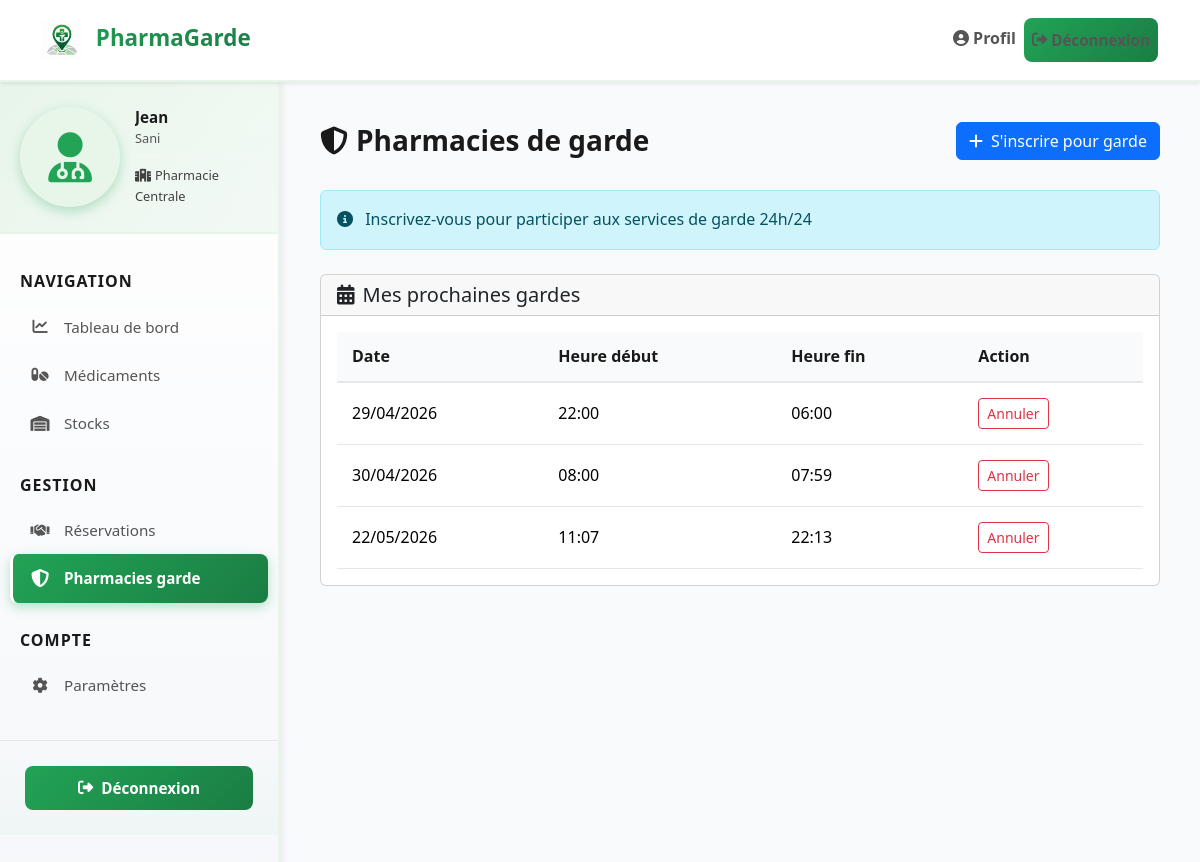
The page /frontend/users/pharmacien/garde.php (signed in) on the database its author committed.
### tables this page shows
CREATE TABLE IF NOT EXISTS `pharmacies` (
  `id` int NOT NULL AUTO_INCREMENT,
  `nom` varchar(150) NOT NULL,
  `adresse` text NOT NULL,
  `telephone` varchar(20) DEFAULT NULL,
  `email` varchar(150) DEFAULT NULL,
  `horaire_ouverture` time DEFAULT NULL,
  `horaire_fermeture` time DEFAULT NULL,
  `pharmacien_id` int DEFAULT NULL,
  `date_inscription` datetime DEFAULT CURRENT_TIMESTAMP,
  `ville` varchar(100) DEFAULT NULL,
  `ifu` varchar(20) DEFAULT NULL,
  PRIMARY KEY (`id`),
  KEY `pharmacien_id` (`pharmacien_id`),
  KEY `nom` (`nom`)
);

CREATE TABLE IF NOT EXISTS `gardes` (
  `id` int NOT NULL AUTO_INCREMENT,
  `pharmacie_id` int NOT NULL,
  `date_garde` date NOT NULL,
  `heure_debut` time DEFAULT NULL,
  `heure_fin` time DEFAULT NULL,
  PRIMARY KEY (`id`),
  UNIQUE KEY `pharmacie_id` (`pharmacie_id`,`date_garde`),
  KEY `date_garde` (`date_garde`)
);

### frontend/includes/session.php (called while the page is built, shortened)
<?php
function isLoggedIn() {
    return isset($_SESSION['user_id']);
}
function getCurrentUser() {
    return [
        'id' => $_SESSION['user_id'],
        'email' => $_SESSION['user_email'],
        'nom' => $_SESSION['user_nom'] ?? '',
        'prenom' => $_SESSION['user_prenom'] ?? '',
        'role' => $_SESSION['user_role']
    ];
}
?>

### frontend/users/pharmacien/garde.php (the view, shortened to what this page needs)
<?php
require_once __DIR__ . '/../../includes/session.php';
$db = Database::getInstance()->getConnection();
$user_id = $_SESSION['user_id'];
$stmt = $db->prepare('SELECT id FROM pharmacies WHERE pharmacien_id = ?');
$stmt->execute([$user_id]);
$pharmacie = $stmt->fetch();
$pharmacie_id = $pharmacie['id'] ?? null;
?>
<!DOCTYPE html>
<html lang="fr">
<head>
  <link href="https://cdn.jsdelivr.net/npm/bootstrap@5.3.2/dist/css/bootstrap.min.css" rel="stylesheet" />
  <link rel="stylesheet" href="https://cdnjs.cloudflare.com/ajax/libs/font-awesome/6.4.0/css/all.min.css" />
  <link rel="stylesheet" href="./css/variables.css" />
  <link rel="stylesheet" href="css/dashboard-styles.css" />
</head>
<body>
  <?php include __DIR__ . '/../../includes/nav-pharmacien.php'; ?>
      <div class="dashboard-header">
        <h1 class="page-title">
          <i class="fas fa-shield-alt me-2"></i>Pharmacies de garde
        </h1>
        <button class="btn btn-primary" data-bs-toggle="modal" data-bs-target="#registerGuardModal">
          <i class="fas fa-plus me-2"></i>S'inscrire pour garde
        </button>
      </div>
      <div class="alert alert-info mt-4">
        <i class="fas fa-info-circle me-2"></i>
        Inscrivez-vous pour participer aux services de garde 24h/24
      </div>
      <div class="row mt-4">
        <div class="col-12">
          <div class="card">
            <div class="card-header">
              <h5 class="mb-0"><i class="fas fa-calendar-alt me-2"></i>Mes prochaines gardes</h5>
            </div>
            <div class="card-body">
              <div class="table-responsive">
                <?php
                if ($pharmacie_id) {
                    $stmt = $db->prepare('SELECT id, date_garde, heure_debut, heure_fin FROM gardes WHERE pharmacie_id = ? ORDER BY date_garde ASC');
                    $stmt->execute([$pharmacie_id]);
                    $gardes = $stmt->fetchAll();
                    if ($gardes) {
                        echo '<table class="table table-hover"><thead><tr><th>Date</th><th>Heure début</th><th>Heure fin</th><th>Action</th></tr></thead><tbody>';
                        foreach ($gardes as $garde) {
                            echo '<tr>';
                            echo '<td>' . htmlspecialchars(date('d/m/Y', strtotime($garde['date_garde']))) . '</td>';
                            echo '<td>' . htmlspecialchars(substr($garde['heure_debut'], 0, 5)) . '</td>';
                            echo '<td>' . htmlspecialchars(substr($garde['heure_fin'], 0, 5)) . '</td>';
                            echo '<td>';
                            echo '<form method="post" style="display:inline;">';
                            echo '<button type="submit" name="btn_annuler" class="btn btn-sm btn-outline-danger" onclick="return confirm(\'Annuler cette garde ?\');">Annuler</button>';
                            echo '</form>';
                            echo '</td>';
                            echo '</tr>';
                        }
                        echo '</tbody></table>';
                    } else {
                        echo '<p class="text-center text-muted">Aucune garde enregistrée.</p>';
                    }
                } else {
                    echo '<p class="text-center text-danger">Aucune pharmacie liée à ce compte.</p>';
                }
                ?>
              </div>
            </div>
          </div>
        </div>
      </div>
    </main>
  </div>
</body>
</html>

### frontend/includes/nav-pharmacien.php (shortened to what this page needs)
<?php
$currentPage = basename($_SERVER['PHP_SELF'], '.php');
$currentUser = $currentUser ?? getCurrentUser();
$pharmacy = $pharmacy ?? null;
if (!$pharmacy && $currentUser) {
    try {
        $db = Database::getInstance()->getConnection();
        $stmt = $db->prepare("SELECT * FROM pharmacies WHERE pharmacien_id = ?");
        $stmt->execute([$currentUser['id']]);
        $pharmacy = $stmt->fetch();
    } catch (Exception $e) {
        error_log("Erreur récupération pharmacie: " . $e->getMessage());
    }
}
?>
<nav class="navbar navbar-expand-lg navbar-light pharmacien-navbar sticky-top">
  <div class="container">
    <a class="navbar-brand" href="../clients/index.php">
      <img src="../../images/logo.png" alt="PharmaGarde" class="logo-nav me-2" style="height: 40px; display: inline-block;">
      PharmaGarde
    </a>
    <div class="collapse navbar-collapse" id="navbarNav">
      <ul class="navbar-nav ms-auto">
        <li class="nav-item">
          <a class="nav-link" href="profil.php">
            <i class="fas fa-user-circle me-1"></i>Profil
          </a>
        </li>
        <li class="nav-item">
          <a class="nav-link logout-btn" href="#" onclick="showLogoutModal(); return false;">
            <i class="fas fa-sign-out-alt me-1"></i>Déconnexion
          </a>
        </li>
      </ul>
    </div>
  </div>
</nav>
<div class="dashboard-container">
  <aside class="sidebar d-none d-lg-block">
    <div class="sidebar-profile">
      <div class="profile-avatar">
        <i class="fas fa-user-md"></i>
      </div>
      <div class="profile-info">
        <h6><?php echo $currentUser['prenom'] ?? 'Pharmacien'; ?></h6>
        <small><?php echo $currentUser['nom'] ?? 'Nom'; ?></small>
        <?php if ($pharmacy): ?>
          <div style="margin-top: 8px; padding-top: 8px; border-top: 1px solid rgba(255,255,255,0.2); font-size: 0.8rem; color: rgba(21, 20, 20, 0.8);">
            <i class="fas fa-hospital-alt me-1"></i><?php echo htmlspecialchars($pharmacy['nom']); ?>
          </div>
        <?php endif; ?>
      </div>
    </div>
    <nav class="sidebar-nav">
      <div class="nav-section">
        <span class="section-title">NAVIGATION</span>
        <a href="dashboard.php" class="sidebar-link <?php echo $currentPage === 'dashboard' ? 'active' : ''; ?>" data-page="dashboard">
          <div class="link-icon">
            <i class="fas fa-chart-line"></i>
          </div>
          <span class="link-text">Tableau de bord</span>
        </a>
        <a href="medicaments.php" class="sidebar-link <?php echo $currentPage === 'medicaments' ? 'active' : ''; ?>" data-page="medicaments">
          <div class="link-icon">
            <i class="fas fa-pills"></i>
          </div>
          <span class="link-text">Médicaments</span>
        </a>
        <a href="stocks.php" class="sidebar-link <?php echo $currentPage === 'stocks' ? 'active' : ''; ?>" data-page="stocks">
          <div class="link-icon">
            <i class="fas fa-warehouse"></i>
          </div>
          <span class="link-text">Stocks</span>
        </a>
      </div>
      <div class="nav-section">
        <span class="section-title">GESTION</span>
        <a href="reservations.php" class="sidebar-link <?php echo $currentPage === 'reservations' ? 'active' : ''; ?>" data-page="reservations">
          <div class="link-icon">
            <i class="fas fa-handshake"></i>
          </div>
          <span class="link-text">Réservations</span>
        </a>
        <a href="garde.php" class="sidebar-link <?php echo $currentPage === 'garde' ? 'active' : ''; ?>" data-page="garde">
          <div class="link-icon">
            <i class="fas fa-shield-alt"></i>
          </div>
          <span class="link-text">Pharmacies garde</span>
        </a>
      </div>
      <div class="nav-section">
        <span class="section-title">COMPTE</span>
        <a href="profil.php" class="sidebar-link <?php echo $currentPage === 'profil' ? 'active' : ''; ?>" data-page="profil">
          <div class="link-icon">
            <i class="fas fa-cog"></i>
          </div>
          <span class="link-text">Paramètres</span>
        </a>
      </div>
    </nav>
    <div class="sidebar-footer">
      <a href="#" class="logout-btn" onclick="showLogoutModal(); return false;">
        <i class="fas fa-sign-out-alt me-2"></i>
        Déconnexion
      </a>
    </div>
  </aside>
  <main class="main-content">

### frontend/users/pharmacien/css/variables.css (style rules this page uses)
:root { --primary: #22a356; --primary-dark: #1a7d43; --primary-light: #3db57a; --primary-lighter: #e8f5e9; --secondary: #0066cc; --secondary-dark: #0052a3; --secondary-light: #3399ff; --danger: #e74c3c; --danger-light: #fadbd8; --success: #22a356; --success-light: #d5f4e6; --warning: #f39c12; --warning-light: #fef5e7; --info: #3498db; --info-light: #d6eaf8; --text-dark: #1a1a1a; --text-muted: #555555; --text-light: #888888; --text-white: #ffffff; --bg-light: #f5f7fa; --bg-lighter: #f9fafb; --bg-white: #ffffff; --bg-dark: #1f2937; --bg-darkest: #111827; --border-color: #d1d5db; --border-color-light: #e5e7eb; --border-radius: 12px; --border-radius-lg: 16px; --shadow-xs: 0 1px 2px rgba(0, 0, 0, 0.05); --shadow-sm: 0 2px 4px rgba(0, 0, 0, 0.08); --shadow-md: 0 4px 12px rgba(0, 0, 0, 0.12); --shadow-lg: 0 8px 20px rgba(0, 0, 0, 0.15); --shadow-xl: 0 12px 32px rgba(0, 0, 0, 0.18); --transition: all 0.3s cubic-bezier(0.4, 0, 0.2, 1); --transition-fast: all 0.15s ease-out; --transition-slow: all 0.5s ease-out; --gradient-primary: linear-gradient(135deg, #22a356 0%, #1a7d43 100%); --gradient-secondary: linear-gradient(135deg, #0066cc 0%, #003d8f 100%); }
* { margin: 0; padding: 0; box-sizing: border-box; }
html { scroll-behavior: smooth; }
body { font-family: "Segoe UI", Tahoma, Geneva, Verdana, sans-serif; color: var(--text-dark); background-color: var(--bg-light); line-height: 1.6; }

### rows shown on the page
pharmacies: nom "Pharmacie Centrale"
gardes: date_garde "29/04/2026", heure_debut "22:00", heure_fin "06:00"
gardes: date_garde "30/04/2026", heure_debut "08:00", heure_fin "07:59"
gardes: date_garde "22/05/2026", heure_debut "11:07", heure_fin "22:13"

### other values the page prints
$currentUser['prenom'] "Jean"
$currentUser['nom'] "Sani"
